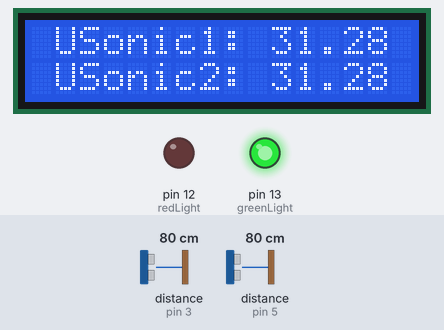
A sketch run on a simulated Arduino Uno, built with avr-gcc and run on an emulated ATmega328P. Shown: 16×2 character LCD, output pins drawn as LEDs (lit = HIGH). Wiring (inferred from the names in the program): 2 × ultrasonic range finder: trigger pin 2, echo pin 3 / trigger pin 4, echo pin 5. Dashed ring = blinking. The inputs (shaded band) are chosen by the test bench; at power-on: distance to the obstacle (sensors on pin 3, pin 5) 80 cm. The echo pulse lasts 58.3 µs per cm; pins used as bus, display or sensor lines are not drawn.

Above: at 1.2 s.
1.3 s: distance to the obstacle (sensor on pin 3) set to 9 cm
At 2.2 s:
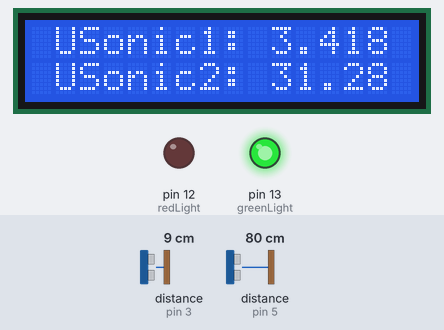
2.8 s: distance to the obstacle (sensor on pin 3) set to 6 cm
At 2.93 s:
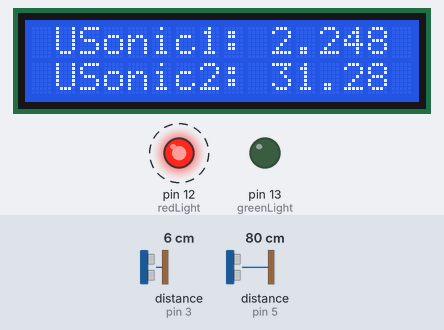
4.9 s: distance to the obstacle (sensor on pin 5) set to 2 cm
At 5.43 s:
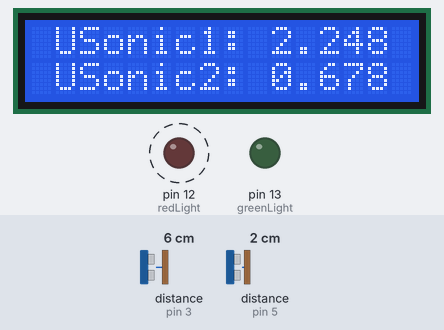
6.6 s: distance to the obstacle (sensor on pin 5) set to 4 cm
At 6.76 s:
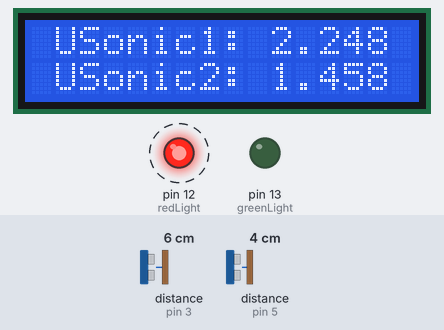
8.1 s: distance to the obstacle (sensor on pin 3) set to 2 cm
At 8.28 s:
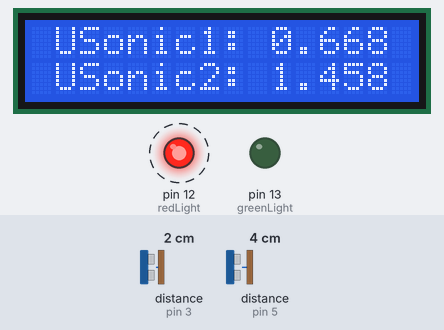
9.7 s: distance to the obstacle (sensor on pin 5) set to 9 cm
At 10.19 s:
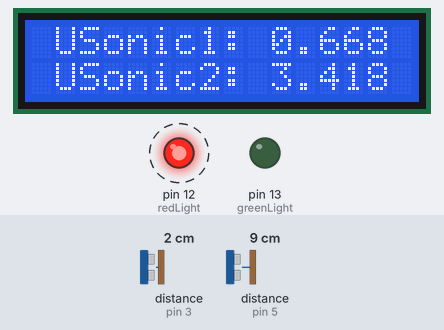
Timing chart, 0 to 12.6 s (numbered marks = the images above; inputs shaded):
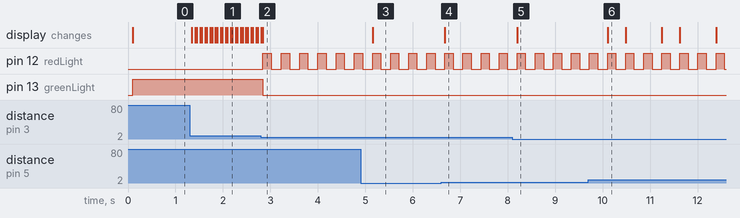

Measured:
- the behaviour switches between 8 and 7 cm on distance to the obstacle (sensor on pin 3) (found by bisection; images 1 and 2)
- after the input at 1.3 s, the display: changes at once (image 1)
- after the input at 2.8 s, pin 12 (redLight): alternates HIGH for 0.18 s and LOW for 0.21 s, starting at once; pin 13 (greenLight): HIGH → LOW at once; the display: first differs from a run without the input at once (image 2)
- after the input at 4.9 s, the display: changes after 0.25 s (image 3)
- after the input at 6.6 s, the display: changes after 0.08 s (image 4)
- after the input at 8.1 s, the display: changes after 0.10 s (image 5)
- after the input at 9.7 s, the display: changes after 0.40 s (image 6)

The sketch:

FinalProject-LeftBackLightHalf.ino
```cpp
// LCD template
#include <LiquidCrystal.h>
int rs = 6;
int en = 7;
int d4 = 8;
int d5 = 9;
int d6 = 10;
int d7 = 11;
LiquidCrystal lcd(rs, en, d4, d5,d6, d7);

// Ultrasonic 1 (left)
int trigPin1 = 2;
int echoPin1 = 3;
int travelTime1;
float pingDistance1;
float targetDistance1;

// Ultrasonic 2 (back)
int trigPin2 = 4;
int echoPin2 = 5;
int travelTime2;
float pingDistance2;
float targetDistance2;

// warning lights
int redLight = 12;
int greenLight = 13;

int dt = 25;
int redFlashTime = 175;
void setup() {
  // put your setup code here, to run once:]
pinMode(trigPin1, OUTPUT);
pinMode(echoPin1, INPUT);
pinMode(trigPin2, OUTPUT);
pinMode(echoPin2, INPUT);

pinMode(redLight, OUTPUT);
pinMode(greenLight, OUTPUT);


lcd.begin(2, 16);

Serial.begin(9600);
}

void loop() {
  // put your main code here, to run repeatedly:
  lcd.setCursor(1,0);

  digitalWrite(trigPin1, LOW);
  delayMicroseconds(10);
  digitalWrite(trigPin1, HIGH);
  delayMicroseconds(10);
  digitalWrite(trigPin1, LOW);
  travelTime1 = pulseIn(echoPin1, HIGH);


  digitalWrite(trigPin2, LOW);
  delayMicroseconds(10);
  digitalWrite(trigPin2, HIGH);
  delayMicroseconds(10);
  digitalWrite(trigPin2, LOW);
  travelTime2 = pulseIn(echoPin2, HIGH);

  delay(dt);

  pingDistance1 = (travelTime1 * 765. * 5280. * 12) / (3600. * 1000000);
  targetDistance1 = pingDistance1 / 2;

  pingDistance2 = (travelTime2 * 765. * 5280. * 12) / (3600. * 1000000);
  targetDistance2 = pingDistance2 / 2;

  lcd.print("USonic1: ");
  lcd.print(targetDistance1);

  lcd.setCursor(1, 1);

  lcd.print("USonic2: ");
  lcd.print(targetDistance2);

  if ((targetDistance1 >= 3) || (targetDistance2 >= 3)){
    digitalWrite(redLight, LOW);

    digitalWrite(greenLight, HIGH);
  }

  if ((targetDistance1 < 3) || (targetDistance2 < 3)){
    digitalWrite(greenLight, LOW);

    digitalWrite(redLight, HIGH);
    delay(redFlashTime);
    digitalWrite(redLight, LOW);
    delay(redFlashTime);

  }


}
```
